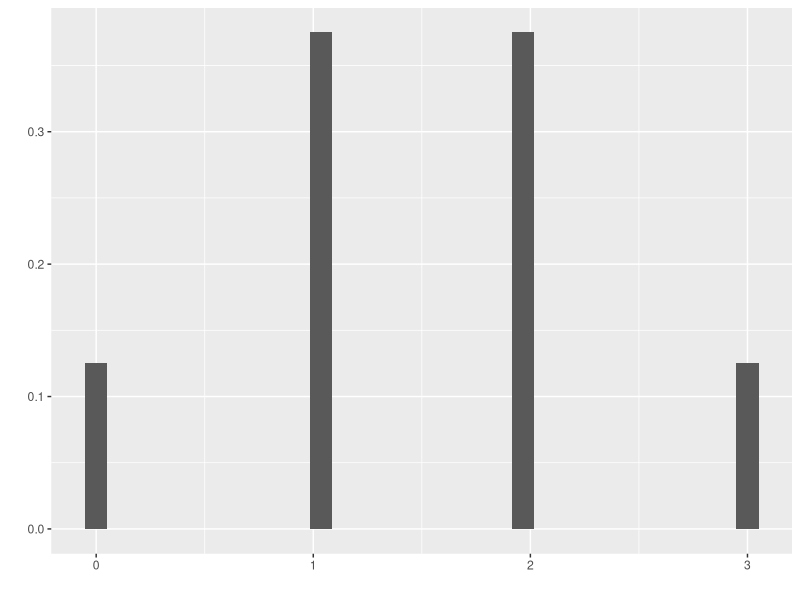
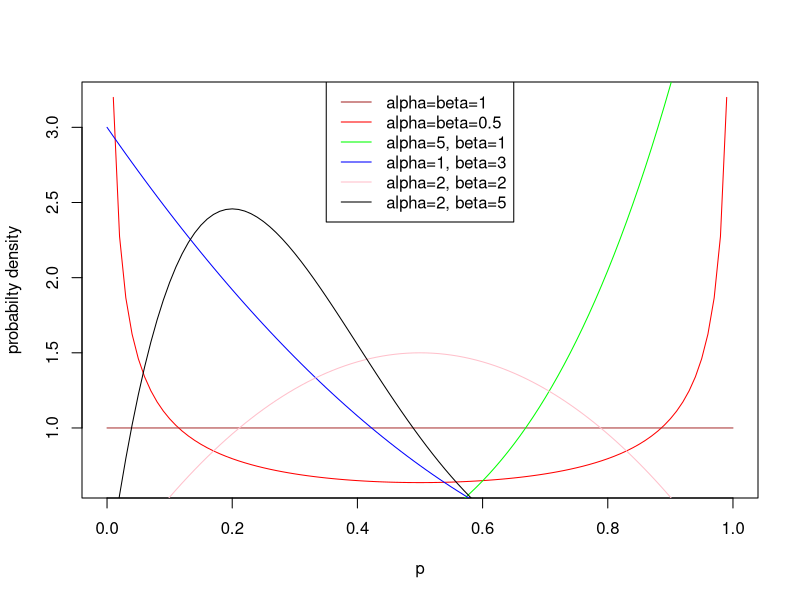

Here is the R script that generated these plots, in order:
## ---- chunk 1
trials = c(0,1,1,1,2,2,2,3)
data = data.frame(trials)
library(ggplot2)
library(scales)
# library(plotly)
hist.temp = ggplot(data, aes(data$trials)) + 
  geom_histogram(aes(y=..count../sum(..count..))) +
  xlab("") + ylab("")
hist.temp
# ggplotly(hist.temp)
## ---- chunk 2
p.range = seq(from=0, to=1, by=0.01)
beta0 = dbeta(p.range, 1, 1)
beta1 = dbeta(p.range, 0.5, 0.5)
beta2 = dbeta(p.range, 5, 1)
beta3 = dbeta(p.range, 1, 3)
beta4 = dbeta(p.range, 2, 2)
beta5 = dbeta(p.range, 2, 5)

texts = c("alpha=beta=1", "alpha=beta=0.5", "alpha=5, beta=1", 
          "alpha=1, beta=3", "alpha=2, beta=2", "alpha=2, beta=5")
colors = c("brown","red","green","blue","pink","black")

plot(p.range,  beta1, type="l", col=colors[2],
     xlab="p", ylab="probabilty density")
lines(p.range, beta0, type="l", col=colors[1])
lines(p.range, beta2, type="l", col=colors[3])
lines(p.range, beta3, type="l", col=colors[4])
lines(p.range, beta4, type="l", col=colors[5])
lines(p.range, beta5, type="l", col=colors[6])
legend("top", texts, lty=rep(c(1),6), col = colors)

